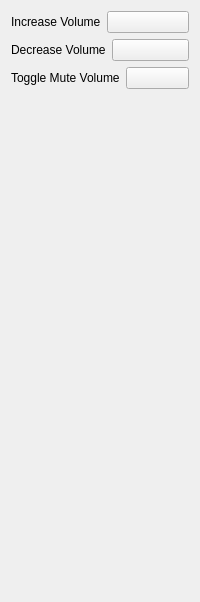
                 <widget class="QWidget" name="tab_4">
                  <attribute name="title">
                   <string>Audio</string>
                  </attribute>
                  <layout class="QVBoxLayout" name="verticalLayout_19">
                   <item>
                    <layout class="QHBoxLayout" name="horizontalLayout_119">
                     <item>
                      <widget class="QLabel" name="label_116">
                       <property name="text">
                        <string>Increase Volume</string>
                       </property>
                      </widget>
                     </item>
                     <item>
                      <widget class="KeybindButton" name="increaseVolumeKeyButton">
                       <property name="text">
                        <string/>
                       </property>
                      </widget>
                     </item>
                    </layout>
                   </item>
                   <item>
                    <layout class="QHBoxLayout" name="horizontalLayout_120">
                     <item>
                      <widget class="QLabel" name="label_117">
                       <property name="text">
                        <string>Decrease Volume</string>
                       </property>
                      </widget>
                     </item>
                     <item>
                      <widget class="KeybindButton" name="decreaseVolumeKeyButton">
                       <property name="text">
                        <string/>
                       </property>
                      </widget>
                     </item>
                    </layout>
                   </item>
                   <item>
                    <layout class="QHBoxLayout" name="horizontalLayout_121">
                     <item>
                      <widget class="QLabel" name="label_118">
                       <property name="text">
                        <string>Toggle Mute Volume</string>
                       </property>
                      </widget>
                     </item>
                     <item>
                      <widget class="KeybindButton" name="muteVolumeKeyButton">
                       <property name="text">
                        <string/>
                       </property>
                      </widget>
                     </item>
                    </layout>
                   </item>
                   <item>
                    <spacer name="verticalSpacer_18">
                     <property name="orientation">
                      <enum>Qt::Orientation::Vertical</enum>
                     </property>
                     <property name="sizeHint" stdset="0">
                      <size>
                       <width>20</width>
                       <height>502</height>
                      </size>
                     </property>
                    </spacer>
                   </item>
                  </layout>
                 </widget>
